Frame 1 (no input): blank canvas, image omitted
Frame 60 (the mouse pressed at the canvas centre just before this capture): blank canvas, image omitted
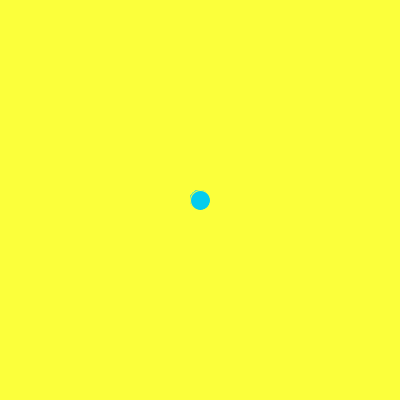
Frame 120 (the mouse held since frame 60 and released just before this capture)

The Processing sketch whose frames 1 and 60 were blank and that drew this single picture after the mouse press (run headless with seeded random() and noise(); from frame 60 on, the mouse is pressed at the canvas centre):

// Processing sketch: processing_41924
// ── processing_41924.pde

int x = 0;
int y = 0;

void setup() {
  size(400, 400);
  smooth();
  background(251, 255, 59);
}

void draw() {
  smooth();

fill(5, 204, 237);

  if (mousePressed) {
    stroke(251, 255, 59);
    ellipse(mouseX, mouseY, 20, 20);
  }
}

                
                
